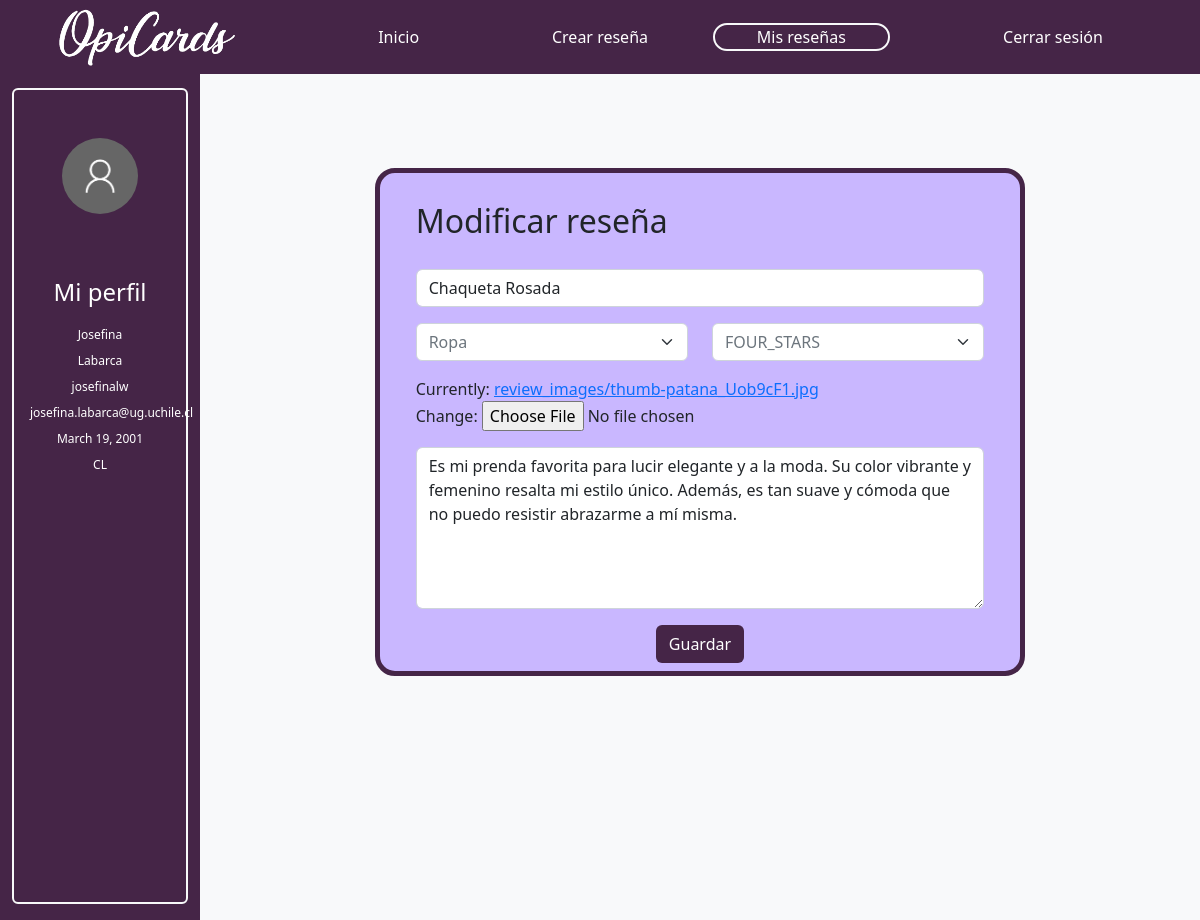
Screenshot of /modify/62 (signed in) with the database file from the repository.
### reviews/models.py (models this page shows, shortened)
class User(AbstractUser):
   birthdate = models.DateField(null=True, blank=True)
   country = models.CharField(max_length=50,  blank=True, null=True)

class Review(models.Model):  # Todolist able name that inherits models.Model
    product_name = models.CharField(max_length=100)# autodesc
    category = models.CharField(max_length=50,  blank=True, null=True)
    content =	models.TextField(max_length=500)# donde se obtuvo, es un alimento, herramienta, etc. como se utiliza, precio
    creation_date = models.DateField(default=timezone.now().strftime("%Y-%m-%d"))# autodesc
    CATEGORIES = [
       (1, "ONE_STAR"),
       (2, "TWO_STARS"),
       (3, "THREE_STARS"),
       (4, "FOUR_STARS"),
       (5, "FIVE_STARS"),
    ]
    punctuation = models.IntegerField(choices=CATEGORIES, default=CATEGORIES[2][1], help_text="Puntuación")
    likes = models.IntegerField(null=True, default=0)
    dislikes = models.IntegerField(null=True, default=0)
    author_nickname =  models.ForeignKey(User, blank=True, null=True, on_delete=models.CASCADE)# autodesc
    object_image = models.ImageField(null=True, blank=True, upload_to="review_images/")

### reviews/views.py (the view)
# urls.py: path('modify/<review_id>',views.ModifyReview,name='modify'),
def ModifyReview(request, review_id):
    if request.method == 'GET' and request.user.is_authenticated:
        review = Review.objects.filter(id=review_id)[0]
        PUNCTUATIONS=[
            (1, "ONE_STAR"),
            (2, "TWO_STARS"),
            (3, "THREE_STARS"),
            (4, "FOUR_STARS"),
            (5, "FIVE_STARS"),
        ]
        initial = {"product_name":review.product_name, "category":review.category, "content":review.content, "punctuation":review.punctuation, "object_image":review.object_image}
        form = CreateReviewForm(initial=initial)
        return render(request, 'reviews/ModifyReview.html', {'form':form, 'review': review, 'categories': categories})

### reviews/forms.py
class CreateReviewForm(forms.Form):
    product_name = forms.CharField(label="Nombre del Producto", required=True, widget=forms.TextInput(attrs={'placeholder':'Nombre del Producto', 'class': 'form-control'}))
    content = forms.CharField(label='Haz tu reseña...', widget=forms.Textarea(attrs={'placeholder':'Haz tu reseña...', 'class': 'form-control h-50'}), max_length=500)
    category = forms.ChoiceField(label='Select a country', widget=forms.Select(attrs={'class': 'form-select text-muted'}), choices=[(category['id'], category['name']) for category in categories],  required=True)
    PUNCTUATIONS=[
       ("1", "ONE_STAR"),
       ("2", "TWO_STARS"),
       ("3", "THREE_STARS"),
       ("4", "FOUR_STARS"),
       ("5", "FIVE_STARS"),
    ]
    punctuation = forms.ChoiceField(label="Puntuacion", widget=forms.Select(attrs={'class': 'form-select text-muted'}),choices=PUNCTUATIONS)
    object_image = forms.ImageField(label="Imagen del producto...")

### reviews/templates/reviews/ModifyReview.html (shortened to what this page needs)
<!DOCTYPE html>
{% load static %}
<html lang="en">
<head>
    <link href="https://cdn.jsdelivr.net/npm/bootstrap@5.2.0/dist/css/bootstrap.min.css" rel="stylesheet"></head>
    <link rel="stylesheet" type="text/css" href="{% static 'reviews/styles.css' %}">
</head>
<body>
    <nav class="navbar-expand fixed-top">
        <div class="p-2 morado-oscuro container-fluid">
          <div class="row row-cols-auto text-center d-flex align-items-center">
            {% if user.is_authenticated %}
            <div class="col-3">
              <a class="text-white navbar-brand" href="{% url 'ShowReviews' %}"><img src="{% static 'reviews/opicards.png' %}" width="180" height="58"></img></a>
            </div>
            {%else%}
            <div class="col-2">
              <a class="text-white navbar-brand" href="{% url 'ShowReviews' %}"><img class="mx-3" src="{% static 'reviews/opicards.png' %}" width="180" height="58"></img></a>
              </div>
            {%endif%}
            <div class="col-2">
              <a class="text-white nav-link" href="{% url 'ShowReviews' %}">Inicio</a>
            </div>
            <div class="col-2">
                <a class="text-white nav-link" href="{% url 'CreateReview' %}">Crear reseña</a>
            </div>
            <div class="col-2">
              <a class="text-white nav-link border border-2 border-light rounded-pill" href="{% url 'myReviews' %}">Mis reseñas</a>
            </div>
            {% if user.is_authenticated %}
            <div class="col-3">
                <a class="text-white nav-link" href="{% url 'logout' %}">Cerrar sesión</a>
            </div>
            {%endif%}
          </div>
        </div>
      </nav>
    {% if user.is_authenticated %}
        Welcome, {{ user.username }} (<a href="{% url 'logout' %}">logout</a>)
    {% else %}
        <a href="{% url 'login' %}">login</a>
    {% endif %}
    <div class="container-fluid min-vh-100 contenido pt-5">
        <div class="row row-cols-auto">
          <div class="col-2 morado-oscuro py-3">
          <div class="h-100  border border-2 rounded border-light">
            <div class="row p-5 justify-content-center">
              <img src="{% static 'reviews/user.png' %}" class="rounded-circle img-fluid">
            </div>
            <div class="row text-white text-center m-1">
              <div class="py-2 fs-4">Mi perfil</div>
              <div class="container-fluid justify-content-center">
                <div style="font-size: 12px;" class="row row-cols-1">
                  <div class="col mt-2">{{ user.first_name }}</div>
                  <div class="col mt-2">{{ user.last_name }}</div>
                  <div class="col mt-2">{{ user.username }}</div>
                  <div class="col mt-2">{{ user.email }}</div>
                  <div class="col mt-2">{{ user.birthdate }}</div>
                  <div class="col mt-2">{{ user.country }}</div>
                </div>
              </div>
            </div>
          </div>
          </div>
          <div class="col-10 bg-light">
            <div class="container-fluid contenido pt-5">
        <div class="row row-cols-auto min-vh-100">
          <div class="col-2">
          </div>
          <div class="col-8 py-5">
            <div class="row row-cols-1 borde morado-claro p-4">
            <form style="height: 450px;" action="{% url 'modifiedReview' review.id %}" method="post" enctype="multipart/form-data">
              <div class="col fs-2">
                Modificar reseña
              </div>
              <div class="col">
                <div class="mb-3 pt-4">
                  {{ form.product_name }}
                </div>
                <div style="height: 50%;" class="row">
                  <div class="col-6">
                    {{ form.category }}
                  </div>
                  <div class="col-6">
                      {{ form.punctuation }}
                </div>
                <div class="pt-2 pb-2">
                  {% if form.object_image %}
                </div>
                <div>
                  {{form.object_image}}
                </div>
                {% endif %}
                <div class="pt-3 pb-3">
                  {{ form.content }}
                  <div class="text-center mb-3">
                    <button type="submit" class="btn text-white mt-3 mb-0 morado-oscuro">Guardar</button>
                  </div>
                </div>
              </div>
            </div></form>
          </div>
      </div>
          </div>
        </div>
    </div>
</body>
</html>

### reviews/static/reviews/styles.css (style rules this page uses)
.borde { border-radius: 20px; border-style: solid; border-color: #452547; border-width: thick; }
.morado-oscuro { background-color:#452547; }
.morado-claro { background-color:#c9b7ff; }
.contenido { padding-top:88px; }

### rows the page displays
User: first_name "Josefina", last_name "Labarca", username "josefinalw", email "josefina.labarca@ug.uchile.cl", birthdate "March 19, 2001", country "CL"
Review: product_name "Chaqueta Rosada", category "Ropa", punctuation "FOUR_STARS", content "Es mi prenda favorita para lucir elegante y a la moda. Su color vibrante y femenino resalta mi estilo único. Además, es tan suave y cómoda que no puedo resistir abrazarme a mí misma."
